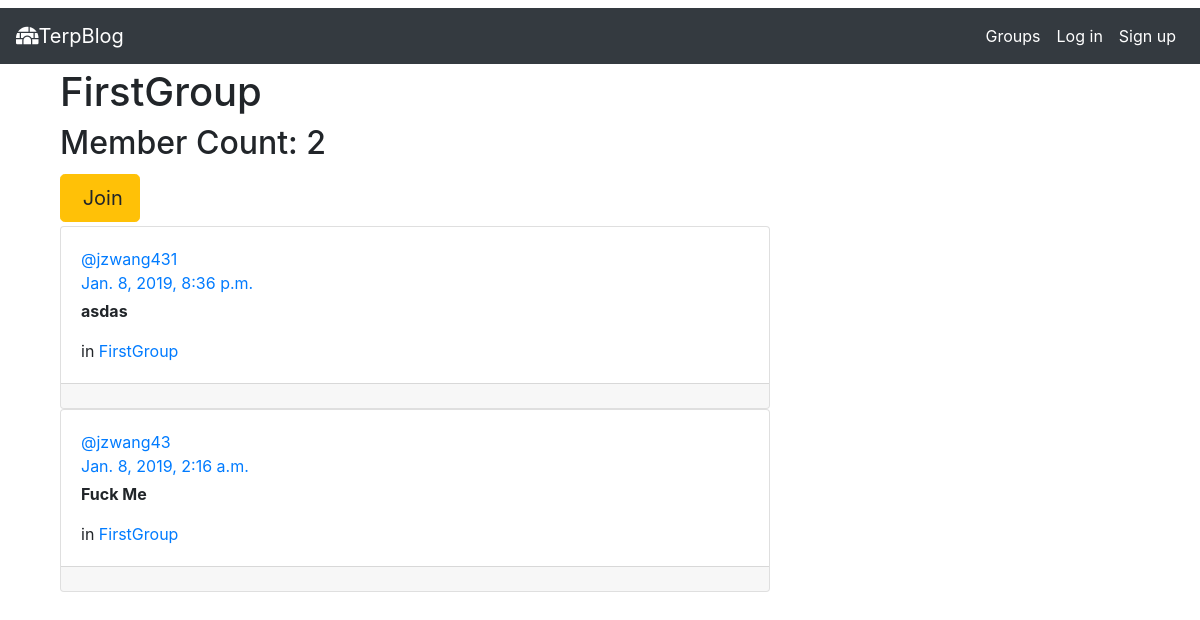
The page /groups/posts/in/firstgroup/ on the database its author committed.
### groups/models.py (models this page shows, shortened)
class Group(models.Model):
    name = models.CharField(max_length=255, unique=True)
    slug = models.SlugField(allow_unicode=True, unique=True)
    description = models.TextField(blank=True, default='')
    description_html = models.TextField(editable=False, default='', blank=True)
    members = models.ManyToManyField(User, through="GroupMember")
    class Meta:
        ordering = ["name"]

### posts/models.py (models this page shows, shortened)
class Post(models.Model):
    user = models.ForeignKey(User, related_name="posts",
                             on_delete=models.CASCADE)
    created_at = models.DateTimeField(auto_now=True)
    message = models.TextField()
    message_html = models.TextField(editable=False)
    group = models.ForeignKey(
        Group, related_name="posts", null=True, blank=True, on_delete=models.CASCADE)
    class Meta:
        ordering = ["-created_at"]
        unique_together = ["user", "message"]

### groups/views.py (the view)
# urls.py: path("posts/in/<slug>/",views.SingleGroup.as_view(),name="single"),
class SingleGroup(generic.DetailView):
    model = Group

### groups/templates/groups/group_detail.html (shortened to what this page needs)
{% extends "groups/group_base.html" %}
{% block pre_group %}
<div class="container-fluid">
	<h1>{{group.name}}</h1>
	<h2> Member Count: {{group.members.count}}</h2>
	<div class="content py-1">
		{% if user in group.members.all %}
		<a href="{% url 'groups:leave' slug=group.slug %}" class="btn btn-lg btn-danger"><span class="fa fa-times-circle-o"></span>
			Leave</a>
		<a href="{% url 'posts:create'%}" class="btn btn-lg btn-warning"><span class="fa fa-times-circle-o"></span>
			Add Post</a>
		{% else %}
		<a href="{% url 'groups:join' slug=group.slug %}" class="btn btn-lg btn-warning">
			Join</a>
		{% endif %}
	</div>
</div>
{% endblock %}
{% block group_content %}
<div class="col-md-8">
	{% if group.posts.count == 0 %}
	<h2>No posts in this group yet!</h2>
	{% else %}
	{% for post in group.posts.all %}
	{% include "posts/_post.html" %}
	{% endfor %}
	{% endif %}
</div>
{% endblock %}

### posts/templates/posts/_post.html (shortened to what this page needs)
<div class="card">
	<div class="card-body">
		<a href="{% url 'posts:for_user' username=post.user.username %}">@{{ post.user.username }}</a><br>
		<time class="time"><a href="{% url 'posts:single' username=post.user.username pk=post.pk %}">{{ post.created_at }}</a></time>
		<div class="pt-1"><strong>{{ post.message_html|safe }}</strong></div>
		{% if post.group %}
		<span class="group-name">in <a href="{% url 'groups:single' slug=post.group.slug %}">{{ post.group.name }}</a></span>
		{% endif %}
	</div>
	<div class="card-footer">
	</div>
</div>

### rows shown on the page
Group: name "FirstGroup", members.count "2"
Post: user.username "jzwang431", created_at "Jan. 8, 2019, 8:36 p.m.", message_html "asdas", group.name "FirstGroup"
Post: user.username "jzwang43", created_at "Jan. 8, 2019, 2:16 a.m.", message_html "Fuck Me", group.name "FirstGroup"
